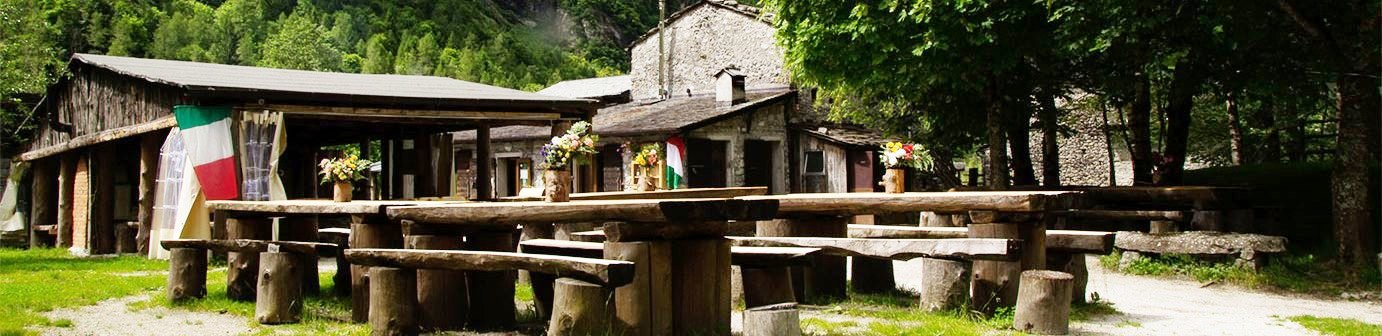
#> input picture adv/Rifugio Mello.jpg, 1382 x 336 px, given in place of store_logo.png, which was not available
$ python gen_assets.py
#> lines starting #> are read from the running program, lines starting #| are printed output that depends on the picture; pictures that were not available may be replaced by others from this repository, and a replacement may not be noted
import math
from PIL import Image, ImageDraw, ImageFont, ImageFilter

W, H = 1080, 1920
BASE = "/Volumes/Lexar/Sviluppo/trailshare_flutter"
OUT = f"{BASE}/adv/ig_edit"
FONT_DIR = "/System/Library/Fonts/Supplemental"

GREEN = (13, 92, 63)
ORANGE = (237, 111, 45)

def font(path, size):
    return ImageFont.truetype(f"{FONT_DIR}/{path}", size)

def text_size(draw, txt, f):
    b = draw.textbbox((0, 0), txt, font=f)
    return b[2] - b[0], b[3] - b[1]

# ---------- 1. Transparent logo (for watermark) ----------
logo = Image.open(f"{BASE}/assets/icons/store_logo.png").convert("RGBA")
datas = logo.getdata()
new_data = []
for r, g, b, a in datas:
    if r > 240 and g > 240 and b > 240:
        new_data.append((r, g, b, 0))
    else:
        new_data.append((r, g, b, a))
#> this loop made 464352 passes
#> (r, g, b) on passes 1 to 3: (130, 162, 51), (126, 155, 47), (124, 144, 47)
#> after the loop, new_data = 464352 items
logo.putdata(new_data)
logo.save(f"{OUT}/logo_transparent.png")

# watermark version: small, bottom-right, ~70% opacity, with subtle drop shadow
wm_size = 190
wm = logo.resize((wm_size, wm_size), Image.LANCZOS)
r, g, b, a = wm.split()
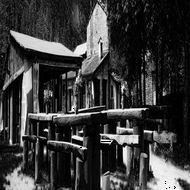
#> b: PIL image 190x190 L; min 0, max 255, mean 57.7
a = a.point(lambda v: int(v * 0.82))
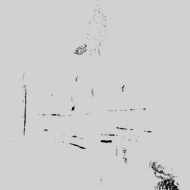
#> a: PIL image 190x190 L; min 0, max 209, mean 206.6
wm.putalpha(a)
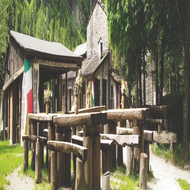
#> wm: PIL image 190x190 RGBA; mean R, G, B, A 86.9, 84.1, 57.7, 206.6; transparent parts drawn white
wm.save(f"{OUT}/watermark.png")

# ---------- helper: rounded translucent banner with bold centered text (multi-line) ----------
def make_caption(lines, filename, font_size=64, pad_x=48, pad_y=30, line_gap=10,
                  fill=(255, 255, 255, 255), banner_color=(10, 20, 15, 150)):
#> called with filename = 'caption1.png', font_size = 58, pad_x = 48, pad_y = 30, line_gap = 10, fill = (255, 255, 255, 255), banner_color = (10, 20, 15, 150)
    f = font("Arial Bold.ttf", font_size)
    tmp = Image.new("RGBA", (10, 10))
    d = ImageDraw.Draw(tmp)
    sizes = [text_size(d, ln, f) for ln in lines]
    max_w = max(s[0] for s in sizes)
    total_h = sum(s[1] for s in sizes) + line_gap * (len(lines) - 1)
    box_w = max_w + pad_x * 2
    box_h = total_h + pad_y * 2
    img = Image.new("RGBA", (int(box_w), int(box_h)), (0, 0, 0, 0))
#> img: PIL image 779x105 RGBA; every value is 0
    draw = ImageDraw.Draw(img)
    radius = 28
    draw.rounded_rectangle([0, 0, box_w, box_h], radius=radius, fill=banner_color)
    y = pad_y
    for ln, (w_, h_) in zip(lines, sizes):
        x = (box_w - w_) / 2
        draw.text((x, y), ln, font=f, fill=fill)
        y += h_ + line_gap
#> after the loop, y = 85
    img.save(f"{OUT}/{filename}")
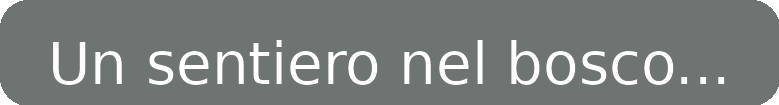
#> saved as caption1.png: PIL image 779x105 RGBA; mean R, G, B, A 30.7, 39.8, 35.3, 157.8; transparent parts drawn white
    return img.size

s1 = make_caption(["Un sentiero nel bosco..."], "caption1.png", font_size=58)
#> s1 = (779, 105)
s2 = make_caption(["...porta a questa cascata"], "caption2.png", font_size=58)
#> in make_caption (call 2), `img = Image.new("RGBA", (int(box_w), int(box_h)), (0, 0, 0, 0))`: img: PIL image 818x113 RGBA; every value is 0
#> s2 = (818, 113)
print("caption sizes", s1, s2)
#| caption sizes (779, 105) (818, 113)

# ---------- 2. End card ----------
card = Image.new("RGB", (W, H), (250, 250, 248))
draw = ImageDraw.Draw(card)

# soft diagonal gradient green -> orange, subtle (low saturation wash top->bottom)
grad = Image.new("RGB", (1, H), (0, 0, 0))
for y in range(H):
    t = y / H
    r = int(GREEN[0] * (1 - t) + ORANGE[0] * t)
    g = int(GREEN[1] * (1 - t) + ORANGE[1] * t)
    b = int(GREEN[2] * (1 - t) + ORANGE[2] * t)
    grad.putpixel((0, y), (r, g, b))
grad = grad.resize((W, H))
grad = Image.blend(Image.new("RGB", (W, H), (255, 255, 255)), grad, 0.10)
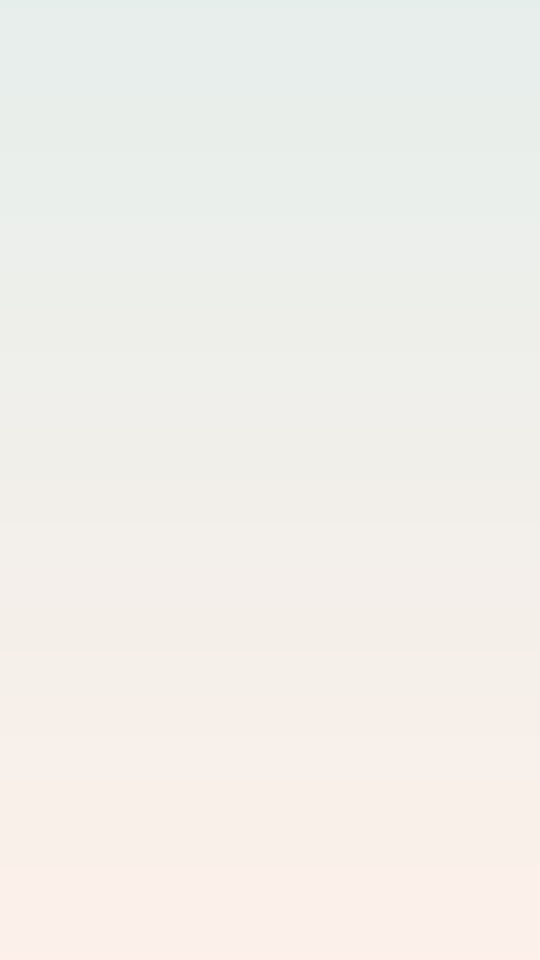
#> grad: PIL image 1080x1920 RGB (shown at 1/2 size); mean R, G, B 241.5, 239.2, 234.4
card = grad

draw = ImageDraw.Draw(card)
f_sub = font("Futura.ttc", 42)
f_cta = font("Arial Bold.ttf", 46)

logo_size = 460
sub_lines = ["Scopri sentieri come questo,", "traccia e condividi le tue avventure"]
sub_h = 0
tmp_sizes = []
for ln in sub_lines:
    w_, h_ = text_size(draw, ln, f_sub)
    tmp_sizes.append((w_, h_))
    sub_h += h_ + 20
#> this loop made 2 passes
#> (w_, h_, sub_h) on passes 1 to 2: (600, 41, 61), (744, 32, 113)
#> after the loop, sub_h = 113; tmp_sizes = [(600, 41), (744, 32)]

cta = "Scaricala gratis →"
cw, ch = text_size(draw, cta, f_cta)
#> cw = 408; ch = 45
btn_pad_x, btn_pad_y = 46, 26
btn_w, btn_h = cw + btn_pad_x * 2, ch + btn_pad_y * 2
#> btn_w = 500; btn_h = 97

gap_logo_sub = 70
gap_sub_btn = 70
block_h = logo_size + gap_logo_sub + sub_h + gap_sub_btn + btn_h
#> block_h = 810
top = (H - block_h) / 2
#> top = 555

card_rgba = card.convert("RGBA")
logo_big = logo.resize((logo_size, logo_size), Image.LANCZOS)
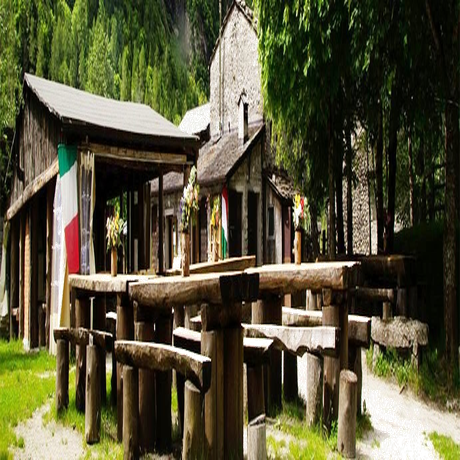
#> logo_big: PIL image 460x460 RGBA; mean R, G, B, A 86.7, 83.8, 57.5, 252.1; transparent parts drawn white
card_rgba.alpha_composite(logo_big, (int((W - logo_size) / 2), int(top)))
draw = ImageDraw.Draw(card_rgba)

y = top + logo_size + gap_logo_sub
#> y = 1085
for ln, (w_, h_) in zip(sub_lines, tmp_sizes):
    draw.text(((W - w_) / 2, y), ln, font=f_sub, fill=(55, 65, 60, 255))
    y += h_ + 20
#> this loop made 2 passes
#> (ln, w_, h_, y) on passes 1 to 2: ('Scopri sentieri come questo,', 600, 41, 1146), ('traccia e condividi le tue avventure', 744, 32, 1198)
#> after the loop, y = 1198

btn_x = (W - btn_w) / 2
#> btn_x = 290
btn_y = y + gap_sub_btn - 20
#> btn_y = 1248
draw.rounded_rectangle([btn_x, btn_y, btn_x + btn_w, btn_y + btn_h], radius=btn_h / 2, fill=(224, 96, 34, 255))
draw.text((btn_x + btn_pad_x, btn_y + btn_pad_y - 4), cta, font=f_cta, fill=(255, 255, 255, 255))

card_rgba.convert("RGB").save(f"{OUT}/endcard.png", quality=95)
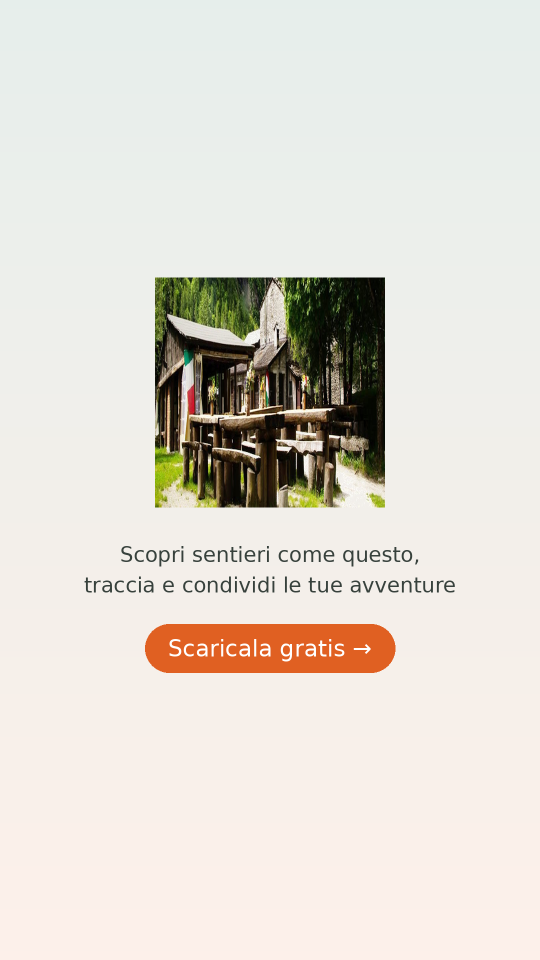
#> saved as endcard.png: PIL image 1080x1920 RGB (shown at 1/2 size); mean R, G, B 224.6, 219.5, 211.4
print("done")

$ run again, on adv/RifugioTagliaferri.jpg
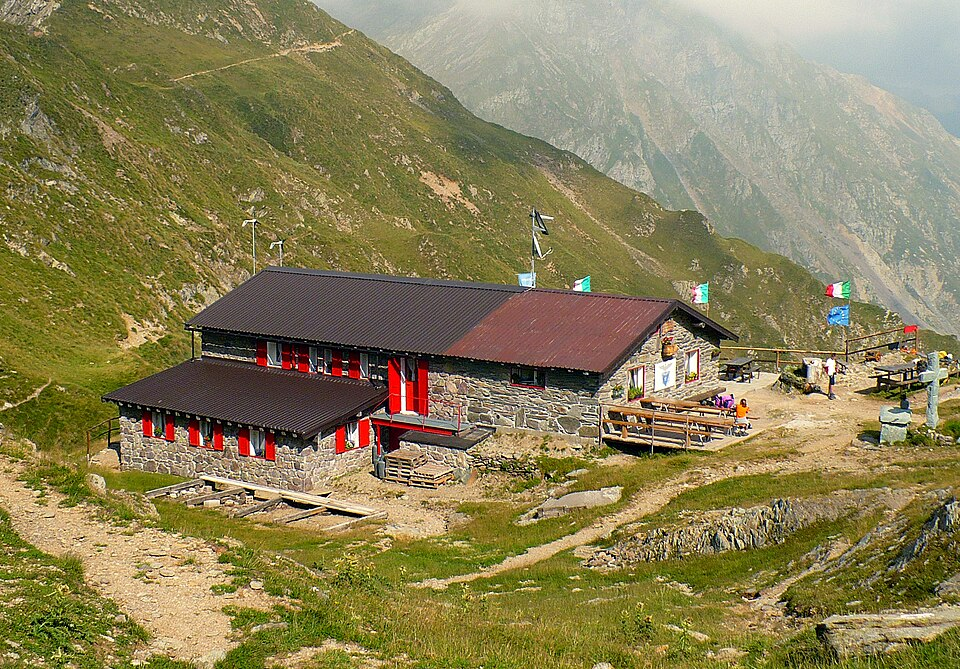
#> input picture adv/RifugioTagliaferri.jpg, 960 x 669 px, given in place of store_logo.png, which was not available
#> the loop `for r, g, b, a in datas:` made 642240 passes
#> (r, g, b) on passes 1 to 3: (110, 116, 72), (112, 116, 79), (114, 114, 90)
#> after the loop `for r, g, b, a in datas:`: new_data = 642240 items
#> `wm.putalpha(a)`:
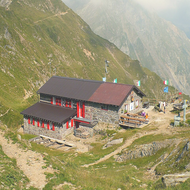
#> wm: PIL image 190x190 RGBA; mean R, G, B, A 137.8, 128.2, 87, 208.5; transparent parts drawn white
#> img: PIL image 779x105 RGBA; every value is 0
#> after the loop in make_caption, `for ln, (w_, h_) in zip(lines, sizes):`: y = 85
#> img: PIL image 818x113 RGBA; every value is 0
#| caption sizes (779, 105) (818, 113)
#> the loop `for ln in sub_lines:` made 2 passes
#> (w_, h_, sub_h) on passes 1 to 2: (600, 41, 61), (744, 32, 113)
#> after the loop `for ln in sub_lines:`: sub_h = 113; tmp_sizes = [(600, 41), (744, 32)]
#> cw = 408; ch = 45
#> btn_w = 500; btn_h = 97
#> block_h = 810
#> top = 555
#> `y = top + logo_size + gap_logo_sub`: y = 1085
#> the loop `for ln, (w_, h_) in zip(sub_lines, tmp_sizes):` made 2 passes
#> (ln, w_, h_, y) on passes 1 to 2: ('Scopri sentieri come questo,', 600, 41, 1146), ('traccia e condividi le tue avventure', 744, 32, 1198)
#> after the loop `for ln, (w_, h_) in zip(sub_lines, tmp_sizes):`: y = 1198
#> btn_x = 290
#> btn_y = 1248
#> `card_rgba.convert("RGB").save(f"{OUT}/endcard.png", quality=95)`:
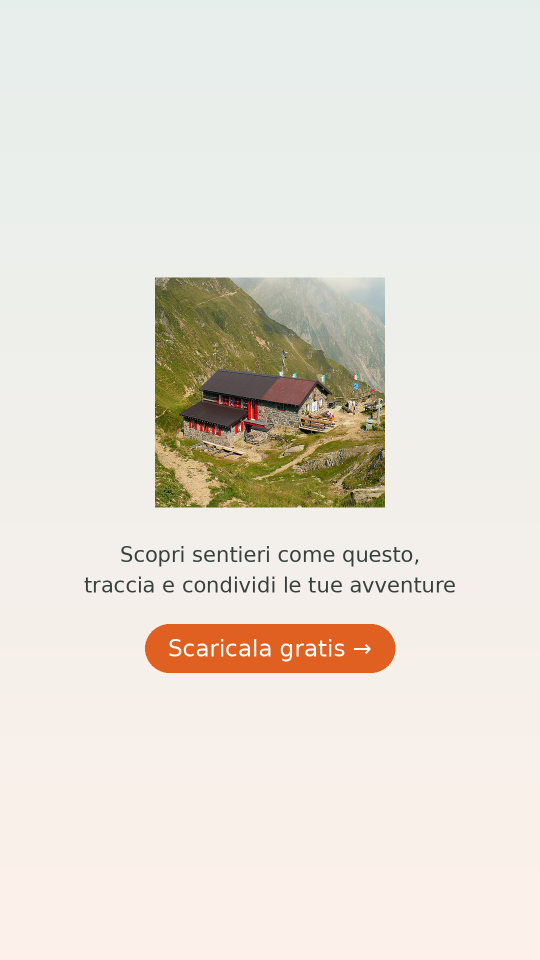
#> saved as endcard.png: PIL image 1080x1920 RGB (shown at 1/2 size); mean R, G, B 229.7, 224, 214.4
